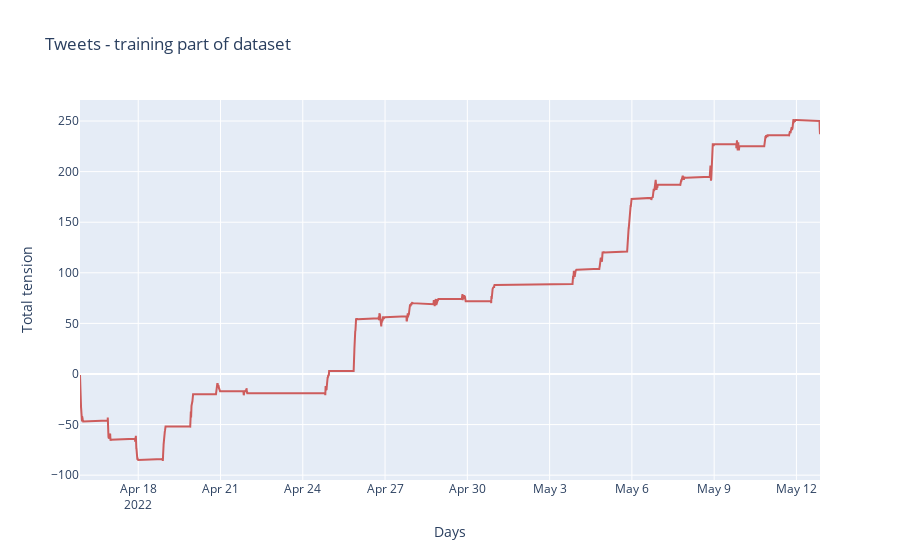

Notebook source saved alongside this figure:
### Code cell
plot_time_series(ts_train, text = 'tension', title = 'Tweets - training part of dataset', x_axis = 'Days')

### Figure 1 — Plotly figure (JSON) as saved in the notebook; plotly's stock layout.template omitted (floating-point values rounded to 4 significant figures; data arrays with more than 128 entries replaced by an {"elided": "..."} marker saying what was removed)
{"data": [{"marker": {"color": "indianred"}, "text": "tension", "type": "scatter", "x": {"elided": "2520 str values"}, "y": {"elided": "2520 int values"}}], "layout": {"showlegend": false, "title": {"text": "Tweets - training part of dataset"}, "xaxis": {"title": {"text": "Days"}}, "yaxis": {"title": {"text": "Total tension"}}}}
